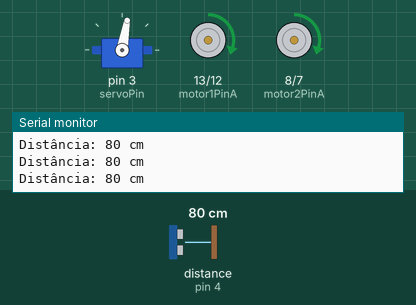
This sketch was run on a simulated Arduino Uno, built with avr-gcc and run on an emulated ATmega328P. Shown: servo, motor-driver pin pairs drawn as motors (green arrow = first pin HIGH = forward, orange = second pin HIGH = backward, longer = more drive, scaled by the enable pin), the last lines printed to the serial monitor. Inputs (shaded band) come from the test bench; at power-on: distance to the obstacle (sensor on pin 4) 80 cm. The echo pulse lasts 58.3 µs per cm.

Above: at 1.2 s.
1.3 s: distance to the obstacle (sensor on pin 4) set to 18 cm
4.3 s: distance to the obstacle (sensor on pin 4) set to 14 cm
At 5.2 s:
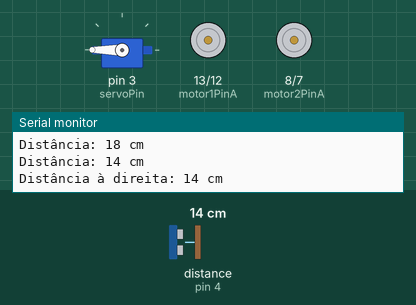
At 5.7 s:
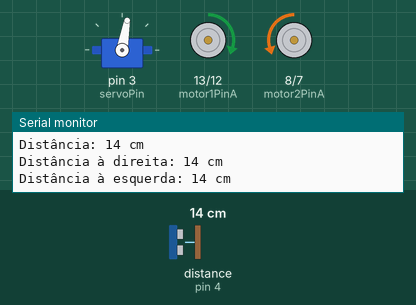
7.3 s: distance to the obstacle (sensor on pin 4) set to 2 cm
At 8.1 s:
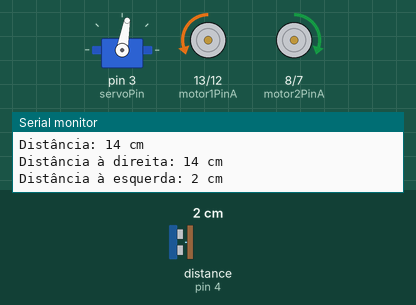
Timing chart, 0 to 15.8 s (numbered marks = the images above; inputs shaded):
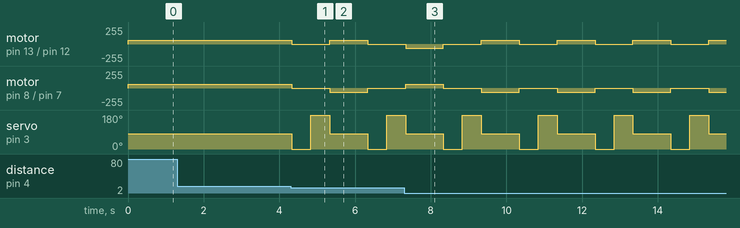

The sketch:

RoboV3.ino
```cpp
#include <Ultrasonic.h>
#include <Servo.h>

const int trigPin = 5;
const int echoPin = 4;
const int enA = 11;
const int enB = 6;
const int motor1PinA = 13;
const int motor1PinB = 12;
const int motor2PinA = 8;
const int motor2PinB = 7;
const int servoPin = 3;
const int obstacleDistance = 15;

Ultrasonic ultrasonic(trigPin, echoPin);
Servo servo;

void setup() {
  Serial.begin(9600);
  pinMode(motor1PinA, OUTPUT);
  pinMode(motor1PinB, OUTPUT);
  pinMode(motor2PinA, OUTPUT);
  pinMode(motor2PinB, OUTPUT);
  pinMode(enA, OUTPUT);
  pinMode(enB, OUTPUT);
  analogWrite(enA, 60);
  analogWrite(enB, 60);
  servo.attach(servoPin);
  servo.write(80);
}

void loop() {
  int distance = ultrasonic.read();
  Serial.print("Distância: ");
  Serial.print(distance);
  Serial.println(" cm");

  if (distance <= obstacleDistance) {
    stopAndCheckObstacle();
  } else {
    moveForward();
  }
}

void moveForward() {
  digitalWrite(motor1PinA, HIGH);
  digitalWrite(motor1PinB, LOW);
  digitalWrite(motor2PinA, HIGH);
  digitalWrite(motor2PinB, LOW);
}

void stopMotors() {
  digitalWrite(motor1PinA, LOW);
  digitalWrite(motor1PinB, LOW);
  digitalWrite(motor2PinA, LOW);
  digitalWrite(motor2PinB, LOW);
}

void stopAndCheckObstacle() {
  // Para completamente os motores
  stopMotors();

  // Gira o sensor para a direita
  servo.write(0);
  delay(500);

  // Verifica a distância à direita
  int rightDistance = ultrasonic.read();
  Serial.print("Distância à direita: ");
  Serial.print(rightDistance);
  Serial.println(" cm");

  // Gira o sensor para a esquerda
  servo.write(180);
  delay(500);

  // Verifica a distância à esquerda
  int leftDistance = ultrasonic.read();
  Serial.print("Distância à esquerda: ");
  Serial.print(leftDistance);
  Serial.println(" cm");

  // Volta o sensor para a frente
  servo.write(80);

  // Tomada de decisão com base nas leituras à direita e à esquerda
  if (rightDistance > leftDistance) {
    // Se o espaço à direita estiver mais livre, vira para a direita
    turnRight();
  } else {
    // Caso contrário, vira para a esquerda
    turnLeft();
  }
}

void turnRight() {
  // Gira para a direita
  digitalWrite(motor1PinA, LOW);
  digitalWrite(motor1PinB, HIGH);
  digitalWrite(motor2PinA, HIGH);
  digitalWrite(motor2PinB, LOW);
  delay(1000);

  // Volta a seguir em frente
  moveForward();
}

void turnLeft() {
  // Gira para a esquerda
  digitalWrite(motor1PinA, HIGH);
  digitalWrite(motor1PinB, LOW);
  digitalWrite(motor2PinA, LOW);
  digitalWrite(motor2PinB, HIGH);
  delay(1000);

  // Volta a seguir em frente
  moveForward();
}
```

Measured:
- the behaviour switches between 16 and 15 cm on distance to the obstacle (sensor on pin 4) (found by bisection; images 0 and 1)
- after the input at 4.3 s, motor on pin 13 (motor1PinA) / pin 12 (motor1PinB): forward 60/255 → stopped at once, → forward 60/255 1.0 s later, → stopped 1.0 s later; motor on pin 8 (motor2PinA) / pin 7 (motor2PinB): forward 60/255 → stopped at once, → backward 60/255 1.0 s later, → stopped 1.0 s later
